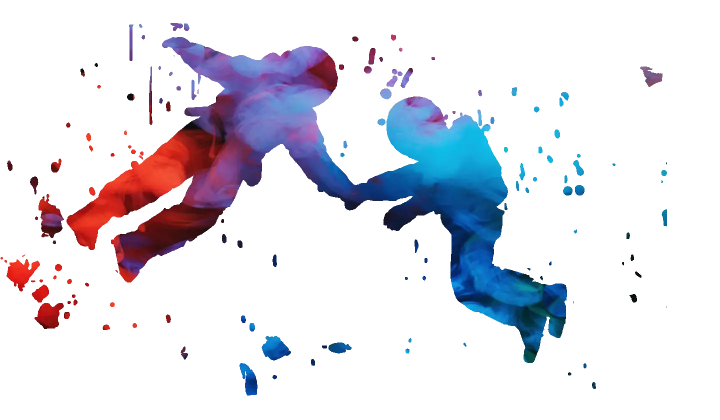
#> input picture src/assets/space/source-figures.webp, 1439 x 839 px, found by its file name (shown at 1/2 size)
$ python rig.py
#> lines starting #> are read from the running program, lines starting #| are printed output that depends on the picture; after the words box and inside, x2 and y2 are one past the last pixel; in counts of white or black regions, pixels touching at a corner belong together
# Separate, clean, upscale and rig the two smoke figures.  python3 rig.py
import json, numpy as np, cv2
from PIL import Image
from scipy import ndimage as ndi
SRC='/home/claude/rebirth-origin/src/assets/space/source-figures.webp'
ASSET='/home/claude/rebirth-origin/src/assets/space/'
COMP='/home/claude/rebirth-origin/src/components/space/'
S=3.0   # upscale factor
CUT=722 # x where the clasped hands are split
im=np.array(Image.open(SRC).convert('RGBA'))
#> im is the input picture: shape (839, 1439, 4); mean R, G, B, A 18.9, 18.3, 27, 46.4
rgb=im[...,:3].astype(np.float32); A=im[...,3]>127
#> after `A = im[..., 3] > 127`:
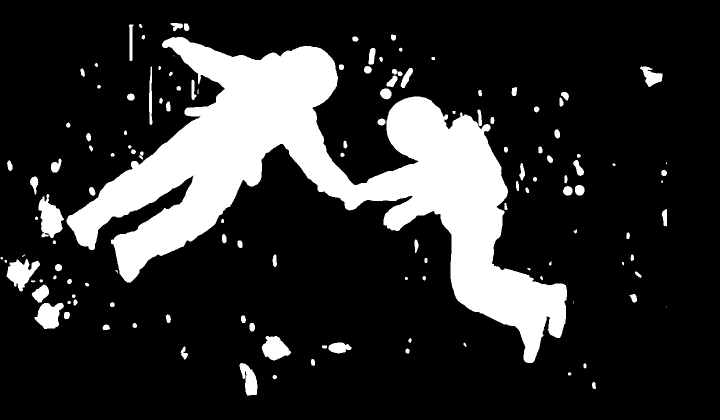
#> A: shape (839, 1439) bool (shown at 1/2 size); 18.2% white; 132 white regions (8 under 20 px), largest, box (x1, y1, x2, y2) and area: (133, 74, 1134, 726) 193308, (77, 388, 128, 476) 2650, (13, 518, 80, 583) 2263
lab,n=ndi.label(A)
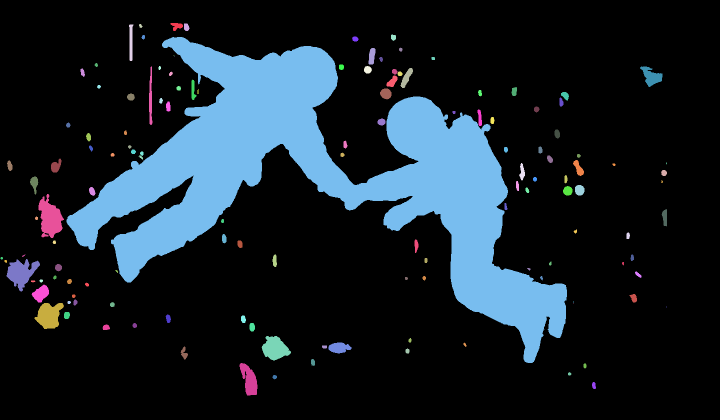
#> lab: shape (839, 1439) int32 (shown at 1/2 size); 138 distinct labels, from 0 to 137; one colour per label, 0 black
#> n = 137
sizes=ndi.sum(A,lab,range(1,n+1)); main=lab==(np.argmax(sizes)+1)
#> after `sizes = ndi.sum(A, lab, range(1, n + 1))`: sizes = 137 values, max 193308 at index 7, min 1 at index 10, mean 1602.6
#> after `main = lab == np.argmax(sizes) + 1`: main: shape (839, 1439) bool; 16% white; 1 white region, box (x1, y1, x2, y2) and area: (133, 74, 1134, 726) 193308
foot=lab==lab[430,100]                    # detached foot of the left figure's upper leg
#> foot: shape (839, 1439) bool; 0.22% white; 1 white region, box (x1, y1, x2, y2) and area: (77, 388, 128, 476) 2650
H,W=A.shape; yy,xx=np.mgrid[0:H,0:W]
#> after `H, W = A.shape`: H = 839; W = 1439
masks={'left':(main&(xx<CUT+5))|foot, 'right':main&(xx>=CUT-5)}  # 5px overlap so the clasped hands have no seam

# ---------- rigs (source px). bones: list of (a,b); r = radius bias (bigger = grabs more) ----------
RIGS={
 'left':{
  'pad':14,
  'parts':[
   # name, parent, pivot, bones, bias, z
   ('torso',None,(520,250),[((640,150),(560,190)),((560,190),(470,290)),((600,230),(520,180)),((660,150),(600,120))],38,2),
   ('arm-back','torso',(492,138),[((492,138),(335,92))],0,1),
   ('arm-reach-upper','torso',(598,250),[((598,250),(660,325))],4,4),
   ('arm-reach-lower','arm-reach-upper',(660,326),[((660,326),(728,388))],4,5),
   ('leg-a-upper','torso',(452,282),[((452,282),(300,365))],6,0),
   ('leg-a-lower','leg-a-upper',(300,366),[((300,366),(95,440))],6,0),
   ('leg-b-upper','torso',(478,336),[((478,336),(392,430))],8,1),
   ('leg-b-lower','leg-b-upper',(392,430),[((392,430),(255,545))],6,1),
  ],
  'chest':(537,176),'hand':(728,388),'head':(645,145),'neck':(590,180),
 },
 'right':{
  'pad':14,
  'parts':[
   ('torso',None,(930,400),[((830,245),(865,300)),((880,300),(950,460)),((930,260),(990,350))],38,2),
   ('arm-reach-upper','torso',(862,345),[((862,345),(792,368))],4,4),
   ('arm-reach-lower','arm-reach-upper',(792,368),[((792,368),(724,384))],4,5),
   ('arm-other','torso',(885,410),[((885,410),(785,450))],2,3),
   ('legs-upper','torso',(945,470),[((945,470),(935,590))],10,1),
   ('shin-a','legs-upper',(950,590),[((950,590),(1125,615))],6,0),
   ('shin-b','legs-upper',(940,605),[((940,605),(1060,718))],6,1),
  ],
  'chest':(905,330),'hand':(724,384),'head':(820,240),'neck':(860,295),
 },
}

def segdist(px,py,a,b):
    ax,ay=a; bx,by=b; dx,dy=bx-ax,by-ay; L=dx*dx+dy*dy
    t=np.clip(((px-ax)*dx+(py-ay)*dy)/L,0,1)
    return np.hypot(px-(ax+t*dx),py-(ay+t*dy))

def fill_colours(rgb,mask):
    # push colours outward from the mask so resampling never pulls in black fringe
    idx=ndi.distance_transform_edt(~mask,return_distances=False,return_indices=True)
    return rgb[idx[0],idx[1]]

def smooth_alpha(mask_up,sig):
    a=cv2.GaussianBlur(mask_up.astype(np.float32),(0,0),sig)
    a=np.clip((a-0.08)/0.72,0,1); return a*a*(3-2*a)

def deblock(img):
    u8=np.clip(img,0,255).astype(np.uint8)
    out=cv2.bilateralFilter(u8,int(4.5*S)|1,22,2*S)
    out=cv2.bilateralFilter(out,int(3.5*S)|1,14,1.5*S)
    # gentle unsharp to keep the smoke folds
    bl=cv2.GaussianBlur(out.astype(np.float32),(0,0),1.1*S)
    return np.clip(out+0.35*(out-bl),0,255)

meta={}
for who,M in masks.items():
    R=RIGS[who]; pad=R['pad']
    ys,xs=np.nonzero(M); x0,y0=xs.min()-pad,ys.min()-pad; x1,y1=xs.max()+pad+1,ys.max()+pad+1
    x0=max(x0,0); y0=max(y0,0)
    m=M[y0:y1,x0:x1]; c=fill_colours(rgb[y0:y1,x0:x1],m)
    h,w=m.shape; W2,H2=int(round(w*S)),int(round(h*S))
    up=cv2.resize(c,(W2,H2),interpolation=cv2.INTER_LANCZOS4)
    up=deblock(up)
    mu=cv2.resize(m.astype(np.float32),(W2,H2),interpolation=cv2.INTER_LINEAR)>0.5
    alpha=smooth_alpha(mu,1.5*S)
    # inner smoke softness: slightly lower alpha towards the very edge already via smoothstep
    # bone assignment on the upscaled grid
    py,px=np.mgrid[0:H2,0:W2]; sx=px/S+x0; sy=py/S+y0
    parts=R['parts']; D=[]
    for (name,par,piv,bones,bias,z) in parts:
        d=np.min([segdist(sx,sy,a,b) for a,b in bones],axis=0)-bias
        D.append(d)
    D=np.array(D); own=np.argmin(D,axis=0)
    out_parts=[]
    ov=10*S  # overlap px
    for i,(name,par,piv,bones,bias,z) in enumerate(parts):
        hard=(own==i)&mu
        if par is None:
            soft=cv2.GaussianBlur(cv2.dilate(hard.astype(np.uint8),np.ones((3,3)),iterations=int(ov*0.5)).astype(np.float32),(0,0),ov*0.3)
        else:
            soft=cv2.GaussianBlur(cv2.dilate(hard.astype(np.uint8),np.ones((3,3)),iterations=int(ov)).astype(np.float32),(0,0),ov*0.45)
        soft=np.clip(soft*1.6,0,1)
        a=alpha*soft
        ys2,xs2=np.nonzero(a>0.01)
        bx0,by0,bx1,by1=xs2.min(),ys2.min(),xs2.max()+1,ys2.max()+1
        rgba=np.dstack([up[by0:by1,bx0:bx1],a[by0:by1,bx0:bx1]*255]).astype(np.uint8)
        fn=f'astronaut-{who}-{name}.webp'
        Image.fromarray(rgba[...,[0,1,2,3]],'RGBA').save(ASSET+fn,'WEBP',quality=80,method=6,alpha_quality=70)
        Image.fromarray(rgba,'RGBA').save(f'out/{who}-{name}.png')
        out_parts.append(dict(name=name,parent=par,z=z,file=fn,box=[int(bx0),int(by0),int(bx1),int(by1)],
            pivot=[(piv[0]-x0)*S,(piv[1]-y0)*S]))
    # full composite for reference
    Image.fromarray(np.dstack([up,alpha*255]).astype(np.uint8),'RGBA').save(f'out/{who}-full.png')
    toB=lambda p:[round((p[0]-x0)*S/W2*100,2),round((p[1]-y0)*S/H2*100,2)]
    hx,hy=R['head']; nx,ny=R['neck']
    meta[who]=dict(width=W2,height=H2,source_box=[int(x0),int(y0),int(x1),int(y1)],scale=S,parts=out_parts,
        chest=toB(R['chest']),hand=toB(R['hand']),
        headAngle=round(float(np.degrees(np.arctan2(hy-ny,hx-nx))),1))
    # relative layout for nested parts (percent of parent box)
    byname={p['name']:p for p in out_parts}
    for p in out_parts:
        bx0,by0,bx1,by1=p['box']; pw,ph=bx1-bx0,by1-by0
        if p['parent']:
            q=byname[p['parent']]; qx0,qy0,qx1,qy1=q['box']; qw,qh=qx1-qx0,qy1-qy0
        else:
            qx0,qy0,qw,qh=0,0,W2,H2
        p['css']=dict(left=round((bx0-qx0)/qw*100,3),top=round((by0-qy0)/qh*100,3),
                      width=round(pw/qw*100,3),height=round(ph/qh*100,3),
                      ox=round((p['pivot'][0]-bx0)/pw*100,2),oy=round((p['pivot'][1]-by0)/ph*100,2))
    # hand / chest markers relative to the part holding them
    hp=byname['arm-reach-lower']; bx0,by0,bx1,by1=hp['box']
    hxu,hyu=(R['hand'][0]-x0)*S,(R['hand'][1]-y0)*S
    meta[who]['handInPart']=[round((hxu-bx0)/(bx1-bx0)*100,2),round((hyu-by0)/(by1-by0)*100,2)]
#> this loop made 2 passes
#> (who, pad, x0, y0, x1, y1, h, w) on passes 1 to 2: ('left', 14, 63, 60, 741, 579, 519, 678), ('right', 14, 703, 179, 1148, 740, 561, 445)
#> pass 1, `c = fill_colours(rgb[y0:y1, x0:x1], m)`:
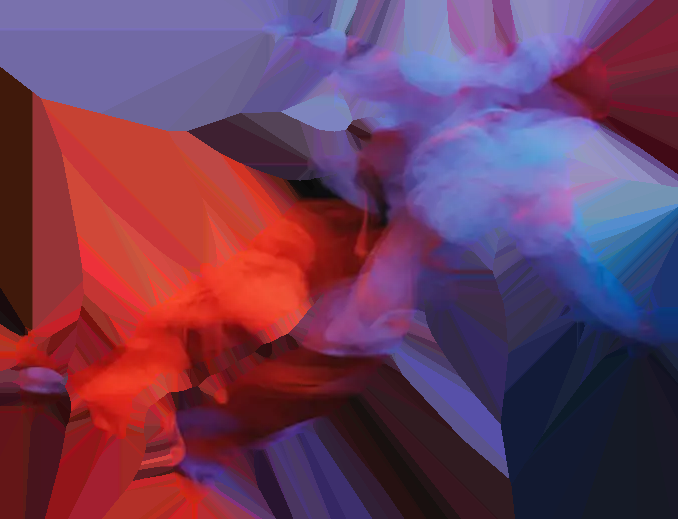
#> c: shape (519, 678, 3) float32; mean R, G, B 108.3, 60.5, 90.4
#> after the loop:
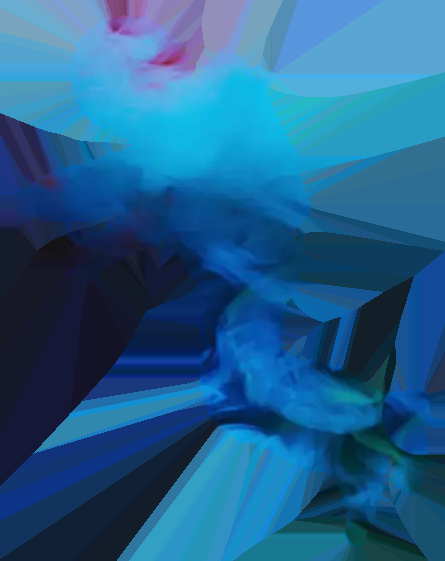
#> c: shape (561, 445, 3) float32; mean R, G, B 33.9, 95.9, 141.6
#> after the loop:
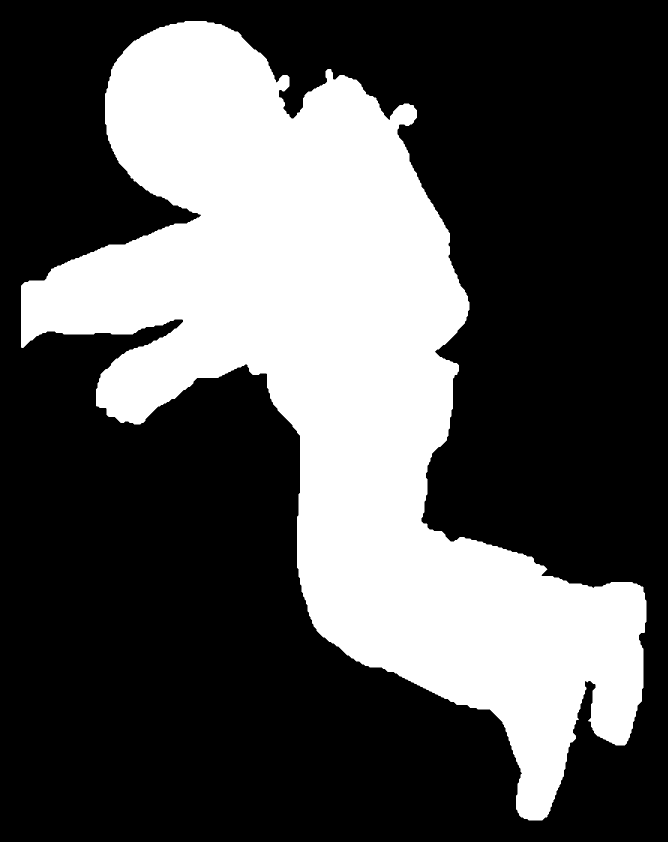
#> mu: shape (1683, 1335) bool (shown at 1/2 size); 32.7% white; 1 white region, box (x1, y1, x2, y2) and area: (42, 42, 1293, 1641) 735620
#> after the loop:
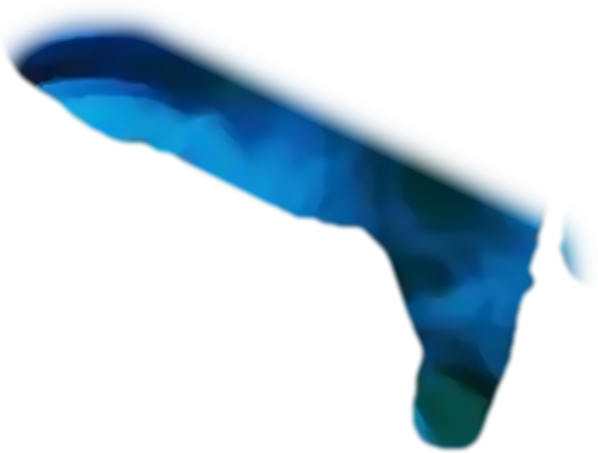
#> rgba: shape (453, 598, 4); mean R, G, B, A 16.9, 97.6, 142.9, 63.9; transparent parts drawn white
#> after the loop:
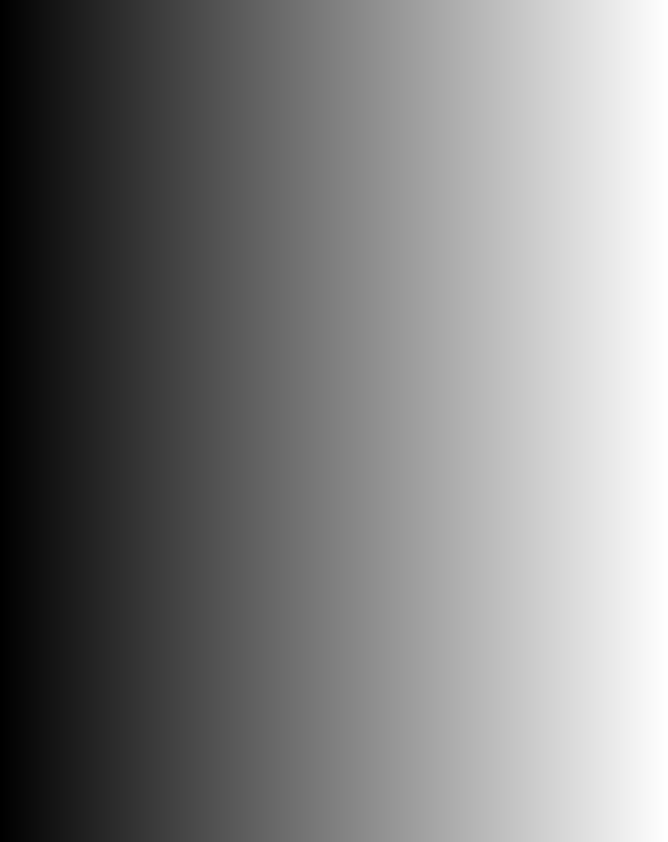
#> sx: shape (1683, 1335) float64 (shown at 1/2 size); min 703, max 1147.7, mean 925.3; drawn with min black and max white
#> after the loop, meta = 2 items; p = 7 items
json.dump(meta,open(COMP+'rig.json','w'),indent=1)
for k,v in meta.items(): print(k,v['width'],v['height'],v['chest'],v['hand'],v['headAngle'])
#> this loop made 2 passes
#> k on passes 1 to 2: 'left', 'right'
#| left 2034 1557 [69.91, 22.35] [98.08, 63.2] -32.5
#| right 1335 1683 [45.39, 26.92] [4.72, 36.54] -126.0
